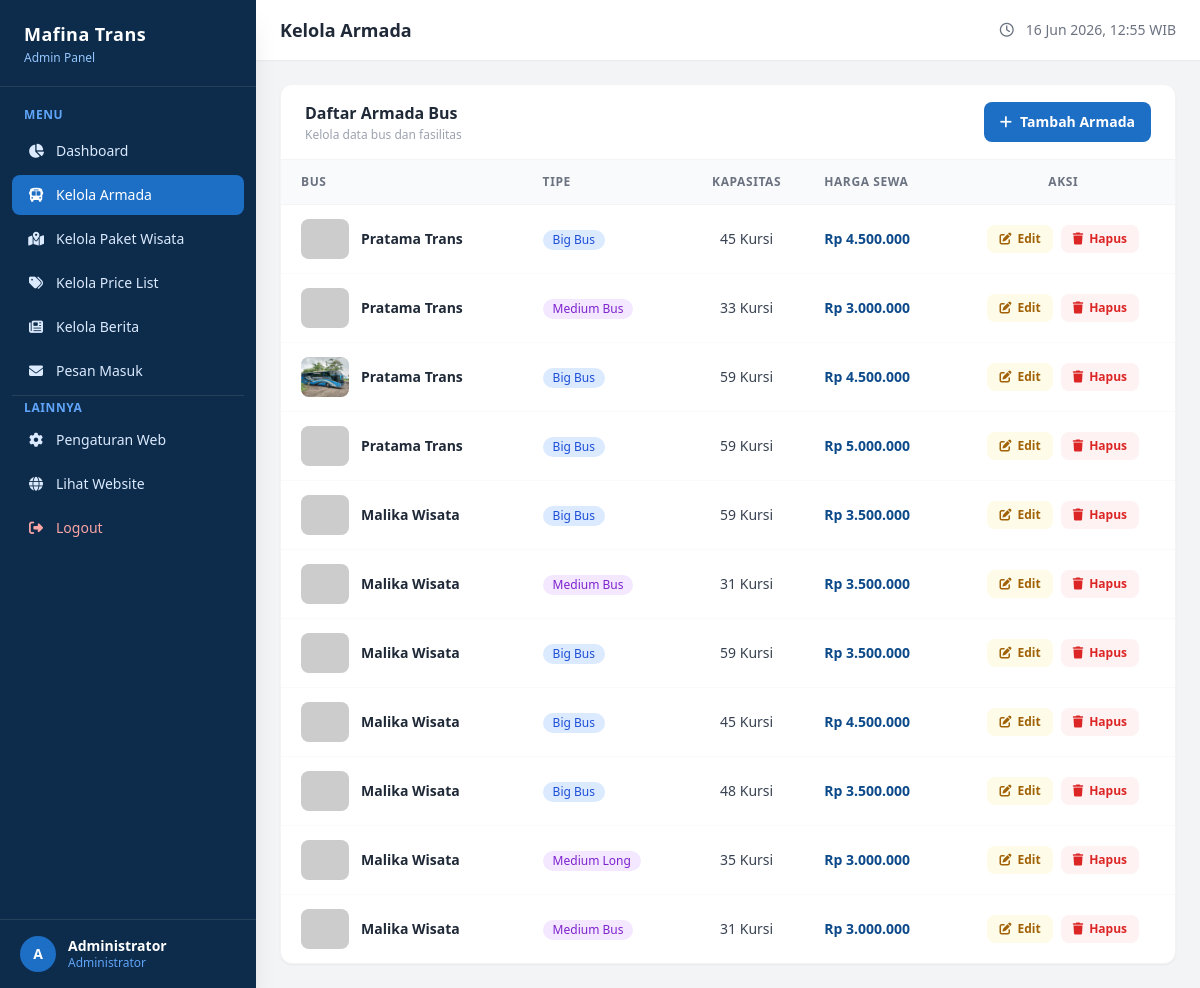
Screenshot of /admin/armada.php (signed in) with the database file from the repository.
### tables this page shows
CREATE TABLE IF NOT EXISTS bus (
  id             INT           NOT NULL AUTO_INCREMENT PRIMARY KEY,
  nama_bus       VARCHAR(100)  NOT NULL,
  tipe           VARCHAR(50)   NOT NULL DEFAULT 'big_bus',
  kapasitas      INT           NOT NULL DEFAULT 0,
  harga_sewa     BIGINT        NOT NULL DEFAULT 0,
  gambar_utama   VARCHAR(255)  NOT NULL DEFAULT '',
  deskripsi      TEXT          NULL,
  fasilitas_json TEXT          NULL,
  created_at     TIMESTAMP     DEFAULT CURRENT_TIMESTAMP
);

### admin/config.php (called while the page is built, shortened)
<?php
function rupiah($angka) {
    return 'Rp ' . number_format((int)$angka, 0, ',', '.');
}
?>

### admin/armada.php (the view, shortened to what this page needs)
<?php
require_once 'config.php';
$pageTitle = 'Kelola Armada';
$buses = mysqli_query($conn, "SELECT id, nama_bus, tipe, kapasitas, harga_sewa, gambar_utama FROM bus ORDER BY id ASC");
include 'layout_header.php';
?>
<div class="bg-white rounded-xl shadow-sm border border-gray-100 overflow-hidden">
  <div class="px-6 py-4 border-b border-gray-100 flex items-center justify-between">
    <div>
      <h2 class="font-bold text-gray-800">Daftar Armada Bus</h2>
      <p class="text-xs text-gray-400 mt-0.5">Kelola data bus dan fasilitas</p>
    </div>
    <a href="tambah_armada.php"
      class="inline-flex items-center gap-2 px-4 py-2.5 bg-[#1d6ec5] hover:bg-[#155fa8] text-white text-sm font-semibold rounded-lg transition-colors">
      <i class="fas fa-plus"></i> Tambah Armada
    </a>
  </div>
  <div class="overflow-x-auto">
    <table class="w-full text-sm">
      <thead>
        <tr class="bg-gray-50 border-b border-gray-100">
          <th class="px-5 py-3.5 text-left text-xs font-semibold text-gray-500 uppercase tracking-wider">Bus</th>
          <th class="px-4 py-3.5 text-left text-xs font-semibold text-gray-500 uppercase tracking-wider">Tipe</th>
          <th class="px-4 py-3.5 text-center text-xs font-semibold text-gray-500 uppercase tracking-wider">Kapasitas</th>
          <th class="px-4 py-3.5 text-left text-xs font-semibold text-gray-500 uppercase tracking-wider">Harga Sewa</th>
          <th class="px-4 py-3.5 text-center text-xs font-semibold text-gray-500 uppercase tracking-wider">Aksi</th>
        </tr>
      </thead>
      <tbody class="divide-y divide-gray-50">
        <?php while ($bus = mysqli_fetch_assoc($buses)): ?>
        <tr class="hover:bg-gray-50 transition-colors">
          <td class="px-5 py-3.5">
            <div class="flex items-center gap-3">
              <img src="<?= IMAGE_BASE . htmlspecialchars($bus['gambar_utama']) ?>"
                   alt="<?= htmlspecialchars($bus['nama_bus']) ?>"
                   class="w-12 h-10 object-cover rounded-lg bg-gray-100"
                   onerror="this.src='https://placehold.co/48x40?text=Bus'">
              <span class="font-semibold text-gray-800"><?= htmlspecialchars($bus['nama_bus']) ?></span>
            </div>
          </td>
          <td class="px-4 py-3.5">
            <span class="inline-flex items-center px-2.5 py-0.5 rounded-full text-xs font-medium
              <?= $bus['tipe']==='big_bus' ? 'bg-blue-100 text-blue-700' : 'bg-purple-100 text-purple-700' ?>">
              <?= ucwords(str_replace('_',' ', $bus['tipe'])) ?>
            </span>
          </td>
          <td class="px-4 py-3.5 text-center text-gray-700 font-medium"><?= $bus['kapasitas'] ?> Kursi</td>
          <td class="px-4 py-3.5 font-semibold text-[#0d4a8a]"><?= rupiah($bus['harga_sewa']) ?></td>
          <td class="px-4 py-3.5">
            <div class="flex items-center justify-center gap-2">
              <a href="edit_armada.php?id=<?= $bus['id'] ?>"
                class="inline-flex items-center gap-1.5 px-3 py-1.5 bg-yellow-50 hover:bg-yellow-100 text-yellow-700 text-xs font-semibold rounded-lg transition-colors">
                <i class="fas fa-edit"></i> Edit
              </a>
              <a href="hapus_armada.php?id=<?= $bus['id'] ?>"
                onclick="return confirm('Yakin hapus bus <?= htmlspecialchars($bus['nama_bus']) ?>?')"
                class="inline-flex items-center gap-1.5 px-3 py-1.5 bg-red-50 hover:bg-red-100 text-red-600 text-xs font-semibold rounded-lg transition-colors">
                <i class="fas fa-trash"></i> Hapus
              </a>
            </div>
          </td>
        </tr>
        <?php endwhile; ?>
      </tbody>
    </table>
  </div>
</div>
<?php include 'layout_footer.php'; ?>

### admin/layout_header.php (shortened to what this page needs)
<?php
$current = basename($_SERVER['PHP_SELF']);
?>
<!DOCTYPE html>
<html lang="id">
<head>
  <script src="https://cdn.tailwindcss.com"></script>
  <link rel="stylesheet" href="https://cdnjs.cloudflare.com/ajax/libs/font-awesome/6.5.0/css/all.min.css">
</head>
<body class="bg-gray-100 min-h-screen flex">
<aside class="w-64 bg-[#0d2b4a] min-h-screen flex flex-col fixed top-0 left-0 z-30 shadow-xl">
  <div class="px-6 py-5 border-b border-white/10">
    <p class="text-white font-extrabold text-lg tracking-wide"><?= SITE_NAME ?></p>
    <p class="text-blue-300 text-xs mt-0.5">Admin Panel</p>
  </div>
  <nav class="flex-1 px-3 py-5 space-y-1 overflow-y-auto">
    <p class="text-blue-400 text-xs font-semibold uppercase px-3 mb-2 tracking-wider">Menu</p>
    <a href="dashboard.php"
       class="sidebar-link flex items-center gap-3 px-4 py-2.5 rounded-lg text-blue-100 text-sm font-medium <?= $current==='dashboard.php'?'active':'' ?>">
      <i class="fas fa-chart-pie w-4 text-center"></i> Dashboard
    </a>
    <a href="armada.php"
       class="sidebar-link flex items-center gap-3 px-4 py-2.5 rounded-lg text-blue-100 text-sm font-medium <?= in_array($current,['armada.php','tambah_armada.php','edit_armada.php'])?'active':'' ?>">
      <i class="fas fa-bus w-4 text-center"></i> Kelola Armada
    </a>
    <a href="paket_wisata.php"
       class="sidebar-link flex items-center gap-3 px-4 py-2.5 rounded-lg text-blue-100 text-sm font-medium <?= $current==='paket_wisata.php'?'active':'' ?>">
      <i class="fas fa-map-marked-alt w-4 text-center"></i> Kelola Paket Wisata
    </a>
    <a href="price_list.php"
       class="sidebar-link flex items-center gap-3 px-4 py-2.5 rounded-lg text-blue-100 text-sm font-medium <?= in_array($current,['price_list.php','tambah_harga.php','edit_harga.php'])?'active':'' ?>">
      <i class="fas fa-tags w-4 text-center"></i> Kelola Price List
    </a>
    <a href="news.php"
       class="sidebar-link flex items-center gap-3 px-4 py-2.5 rounded-lg text-blue-100 text-sm font-medium <?= in_array($current,['news.php','tambah_news.php','edit_news.php'])?'active':'' ?>">
      <i class="fas fa-newspaper w-4 text-center"></i> Kelola Berita
    </a>
    <a href="pesan.php"
       class="sidebar-link flex items-center gap-3 px-4 py-2.5 rounded-lg text-blue-100 text-sm font-medium <?= $current==='pesan.php'?'active':'' ?>">
      <i class="fas fa-envelope w-4 text-center"></i> Pesan Masuk
    </a>
    <div class="border-t border-white/10 my-3"></div>
    <p class="text-blue-400 text-xs font-semibold uppercase px-3 mb-2 tracking-wider">Lainnya</p>
    <a href="settings.php"
       class="sidebar-link flex items-center gap-3 px-4 py-2.5 rounded-lg text-blue-100 text-sm font-medium <?= $current==='settings.php'?'active':'' ?>">
      <i class="fas fa-cog w-4 text-center"></i> Pengaturan Web
    </a>
    <a href="<?= BASE_URL ?>" target="_blank"
       class="sidebar-link flex items-center gap-3 px-4 py-2.5 rounded-lg text-blue-100 text-sm font-medium">
      <i class="fas fa-globe w-4 text-center"></i> Lihat Website
    </a>
    <a href="logout.php"
       class="sidebar-link flex items-center gap-3 px-4 py-2.5 rounded-lg text-red-300 text-sm font-medium hover:!bg-red-900/30 hover:!text-red-200">
      <i class="fas fa-sign-out-alt w-4 text-center"></i> Logout
    </a>
  </nav>
  <div class="px-5 py-4 border-t border-white/10 flex items-center gap-3">
    <div class="w-9 h-9 rounded-full bg-[#1d6ec5] flex items-center justify-center text-white font-bold text-sm shrink-0">
      <?= strtoupper(substr($_SESSION['admin_nama'] ?? 'A', 0, 1)) ?>
    </div>
    <div>
      <p class="text-white text-sm font-semibold leading-tight"><?= htmlspecialchars($_SESSION['admin_nama'] ?? '') ?></p>
      <p class="text-blue-400 text-xs">Administrator</p>
    </div>
  </div>
</aside>
<div class="ml-64 flex-1 flex flex-col min-h-screen">
  <header class="bg-white shadow-sm px-6 py-4 flex items-center justify-between sticky top-0 z-20">
    <h1 class="text-gray-800 font-bold text-lg"><?= $pageTitle ?? 'Dashboard' ?></h1>
    <div class="flex items-center gap-3 text-sm text-gray-500">
      <i class="far fa-clock"></i>
      <?= date('d M Y, H:i') ?> WIB
    </div>
  </header>
  <main class="flex-1 p-6">

### admin/layout_footer.php
  </main>
</div>
</body>
</html>

### admin/layout_header.php (style rules this page uses)
.sidebar-link.active { background:#1d6ec5; color:#fff; }
.sidebar-link { transition: all .2s; }

### rows the page displays
bus: nama_bus "Pratama Trans", tipe "Big Bus", kapasitas "45", harga_sewa "Rp 4.500.000"
bus: nama_bus "Pratama Trans", tipe "Medium Bus", kapasitas "33", harga_sewa "Rp 3.000.000"
bus: gambar_utama (picture), nama_bus "Pratama Trans", tipe "Big Bus", kapasitas "59", harga_sewa "Rp 4.500.000"
bus: nama_bus "Pratama Trans", tipe "Big Bus", kapasitas "59", harga_sewa "Rp 5.000.000"
bus: nama_bus "Malika Wisata", tipe "Big Bus", kapasitas "59", harga_sewa "Rp 3.500.000"
bus: nama_bus "Malika Wisata", tipe "Medium Bus", kapasitas "31", harga_sewa "Rp 3.500.000"
bus: nama_bus "Malika Wisata", tipe "Big Bus", kapasitas "59", harga_sewa "Rp 3.500.000"
bus: nama_bus "Malika Wisata", tipe "Big Bus", kapasitas "45", harga_sewa "Rp 4.500.000"
bus: nama_bus "Malika Wisata", tipe "Big Bus", kapasitas "48", harga_sewa "Rp 3.500.000"
bus: nama_bus "Malika Wisata", tipe "Medium Long", kapasitas "35", harga_sewa "Rp 3.000.000"
bus: nama_bus "Malika Wisata", tipe "Medium Bus", kapasitas "31", harga_sewa "Rp 3.000.000"

### other values shown
SITE_NAME "Mafina Trans"
substr($_SESSION['admin_nama'] ?? 'A', 0, 1) "A"
$_SESSION['admin_nama'] "Administrator"
$pageTitle "Kelola Armada"
